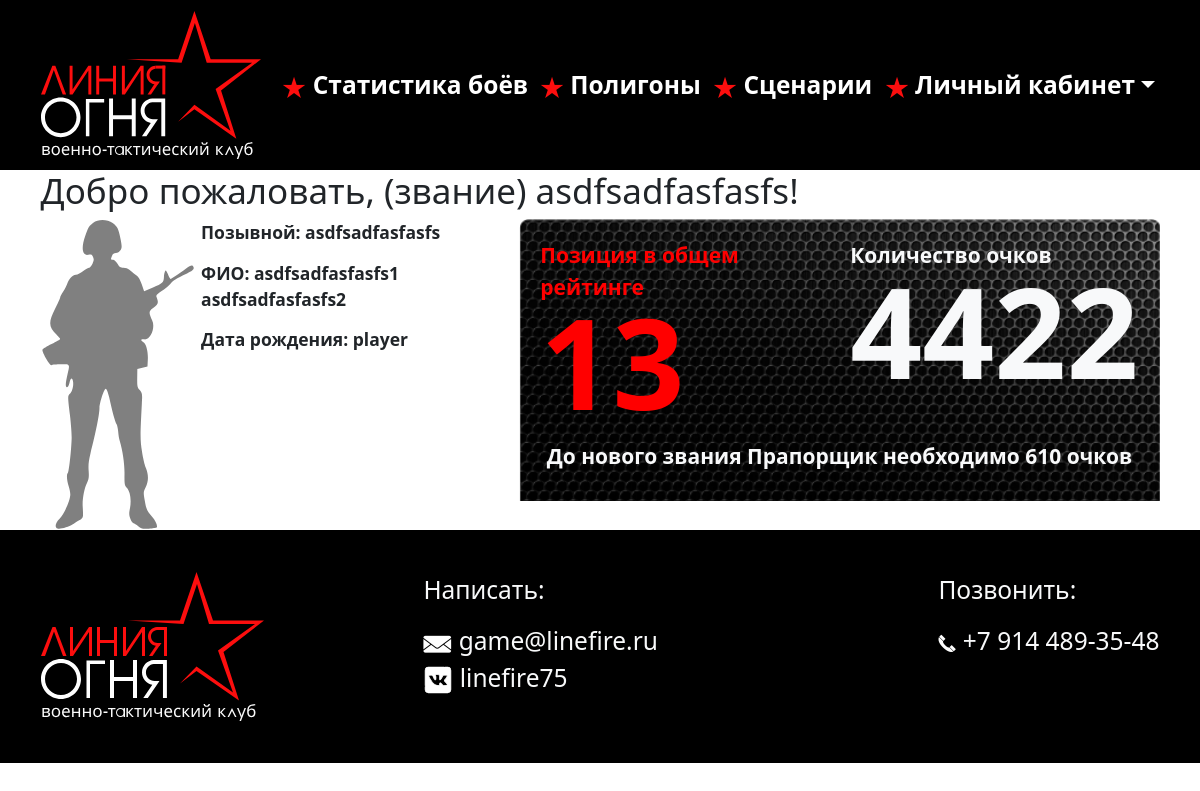
/player/8/ (signed in), run on the app's committed database.
### main/models.py (models this page shows, shortened)
class CustomUser(AbstractUser):
    USER_TYPE_CHOICES = (
        ('manager', 'Manager'),
        ('player', 'Player'),
    )
    user_type = models.CharField(max_length=10, choices=USER_TYPE_CHOICES)

### main/views.py (the view)
# urls.py: path('player/<int:pk>/', player_profile, name='player_profile'),
@login_required
def player_profile(request, pk):
    player = get_object_or_404(CustomUser, pk=pk)
    return render(request, 'player_profile.html', {'player': player})

### main/context_processors.py (called while the page is built)
def contact_form(request):
    return {'contact_form': ContactForm()}

### main/templates/player_profile.html (shortened to what this page needs)
{% load static %}
{% include 'layout/top.html' %}
{% include 'layout/navbar.html' %}
<div class="container">
    {% if request.user.is_authenticated and request.user.user_type == 'player' or request.user.user_type == 'manager' %}
    <div>
        <h1>Добро пожаловать, (звание) {{ player.username }}!</h1>
        <div class="d-flex justify-content-between">
            <div class="d-flex">
                <img src="{% static 'main/images/solder_svg.svg' %}" height="311" width="161"/>
                <div>
                    <p class="fs-5 fw-bold">Позывной: {{ player.username }}</p>
                    <p class="fs-5 fw-bold">ФИО: {{ player.first_name }} {{ player.last_name }}</p>
                    <p class="fs-5 fw-bold">Дата рождения: {{ player.dob }} {{ player.user_type }}</p>
                </div>
            </div>
            <div class="fs-5 fw-bold text-light">
                <div class="plashka">
                    <div class="d-flex justify-content-around">
                        <div class="text-red m-4">
                            <p class="fs-4">Позиция в общем рейтинге</p>
                            <p class="fs-126 m--1">13</p>
                        </div>
                        <div class="m-4">
                            <p class="fs-4">Количество очков</p>
                            <p class="fs-126 m--1">4422</p>
                        </div>
                    </div>
                    <div class="d-flex justify-content-center p-3 fs-4">
                        <p>До нового звания Прапорщик необходимо 610 очков</p>
                    </div>
                </div>
            </div>
        </div>
    </div>
    {% endif %}
</div>
{% include 'layout/footer.html' %}
{% include 'layout/bottom.html' %}

### main/static/main/css/application.css (style rules this page uses)
html, body { padding: 0; margin: 0; font-size: 14px; font-family: "Helvetica Neue",Helvetica,Arial,sans-serif; }
img { max-width: 100%; }

### data on the page
CustomUser: username "asdfsadfasfasfs", first_name "asdfsadfasfasfs1", last_name "asdfsadfasfasfs2", user_type "player"
